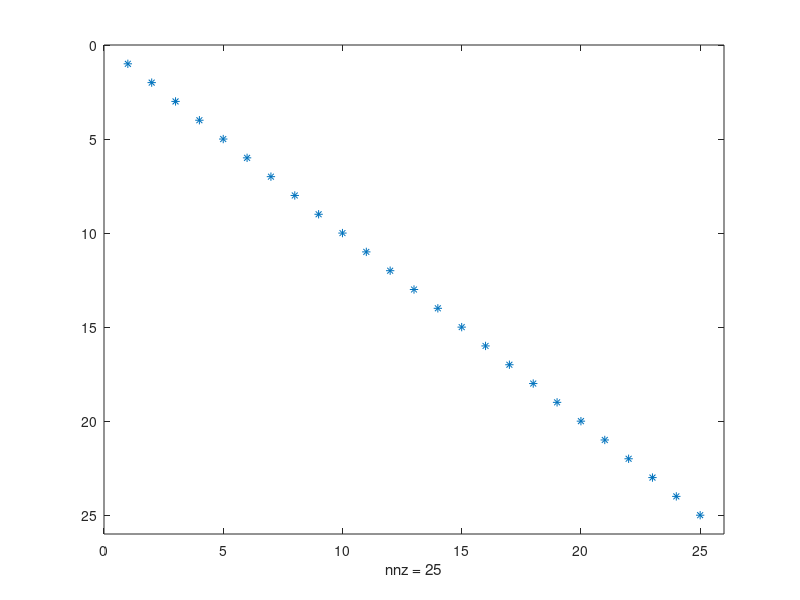

MATLAB code for this plot: (Note: this script raises an error after producing the figure.)
clear
clc
%
disp('TORRES ALBA LUIS ROGELIO 4AV4 ')
disp('PRACTICA 1 ')
disp('Ejercicio1')
M=[0.6 1.5 2.3 -.05; 8.2 0.5 -0.1 -2.0; 5.7 8.2 9.0 1.5; 0.5 0.5 2.4 0.5; 1.2 -2.3 -4.5 0.5]
M1=M(:,2:3)
M2=M(3:4,1:2)
M3=M(4:5,1:3)
M4=[M(1,:); M(3,:); M(5,:)]
who
whos
fprintf('Gracias a las funciones podemos hacer matrices mas repidamente  y a partir de matrices ya creadas,el peso es reflejo del espacio que se usa')
ZM=zeros(size(M))
OM=ones(size(M))
EM=eye(size(M))
fprintf('Si, las dos matrices tienen el rango y dimencion que la G ya que probienen de ella')
who
whos
%%
clear
clc
%
disp('TORRES ALBA LUIS ROGELIO 4AV4 ')
disp('PRACTICA 1 ')
disp('Ejercicio2')
ma=[1 -7 4;-8 3 6;7 8 3]
INVa=inv(ma)
DETa=det(ma)
TRAa= ma'
mb=[10 -17 40;18 3 5;7 83 34]
INVb=inv(mb)
DETb=det(mb)
TRAb= mb'
mc=[2 7; 5 -6]
INVc=inv(mc)
DETc=det(mc)
TRAc= mc'
md=[10 14 122;-18 3 56;70 -66 88]
INVd=inv(md)
DETd=det(md)
TRAd= md'
me=[15 -79 0;-81 30 -15;76 -13 1]
INVe=inv(me)
DETe=det(me)
TRAe= me'
fprintf('No se encuentran diferencias')
mult1deTRAb_TRAd=mb'*md'
mult2deTRAb_TRAd=TRAb*TRAd
fprintf('No existe diferencia en hacerlo de esta forma, si se marca fuera del paréntesis cambia el resultado ')
cal_01=ma*md+mb/me 
cal_02=ma.*md+mb./me
fprintf('Al poner un punto afectamos a las operaciones de las matrices asi que si cambia el resultado ')
%%
clear
clc
disp('TORRES ALBA LUIS ROGELIO 4AV4 ')
disp('PRACTICA 1 ')
disp('Ejercicio3')
ma1=magic(25);
INVma1=inv(ma1)
Rma1=rank(ma1)
Dma1=det(ma1)
INV1=eye(25,25)
DISPE=sparse(INV1)
whos
fprintf('La que se dispersa de las 3 es la que tiene el menor tamaño\n')
spy(DISPE)
imagesc(),colorbar
fprintf('La grafica salio un poco mal ya que se ve azul cuando deveria verse una diagonal')

